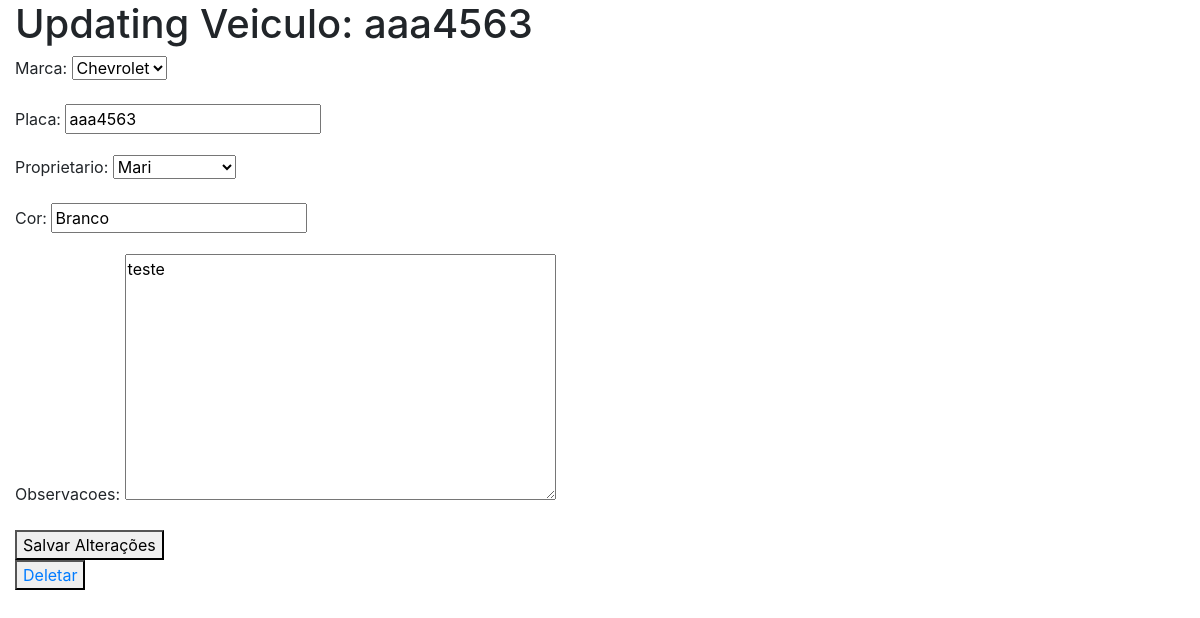
Screenshot of /sistema/veiculos-update/3/ with the database file from the repository.
### core/models.py (models this page shows)
class Veiculo(models.Model):
    marca = models.ForeignKey(Marca, on_delete=models.CASCADE)
    placa = models.CharField(max_length=7)
    proprietario = models.ForeignKey(Pessoa, on_delete=models.CASCADE)
    cor = models.CharField(max_length=15)
    observacoes = models.TextField()
    def __str__(self):
        return self.placa

### core/views.py (the view)
# urls.py: path('veiculos-update/<int:id>/', veiculos_update, name='core_veiculos_update'),
def veiculos_update(request, id):
    veiculo = Veiculo.objects.get(id=id)
    form = VeiculoForm(request.POST or None, instance=veiculo)
    data = {
        'veiculo': veiculo,
        'form': form,
    }
    if request.method == 'POST':
        if form.is_valid():
            form.save()
            return redirect('core_lista_veiculos')
    else:
        return render(request, 'core/update_veiculos.html', data)

### core/forms.py
class VeiculoForm(ModelForm):
    class Meta:
        model = Veiculo
        fields = '__all__'

### core/models.py (called while the page is built)
    def __str__(self):
        return self.nome

    def __str__(self):
        return self.nome

### core/templates/core/update_veiculos.html (shortened to what this page needs)
{% extends 'base.html' %}
{% block main %}
<h1>Updating Veiculo: {{ veiculo }}</h1>
<form action="{% url 'core_veiculos_update' veiculo.id %}" method="POST">
    {{ form.as_p }}
    <button type="submit">Salvar Alterações</button>
</form>
<button type="button">
    <a href="{% url 'core_veiculos_delete' veiculo.id %}">Deletar</a>
</button>
{% endblock %}

### rows the page displays
Veiculo: placa "aaa4563", marca "Chevrolet", proprietario "Mari", cor "Branco", observacoes "teste"
